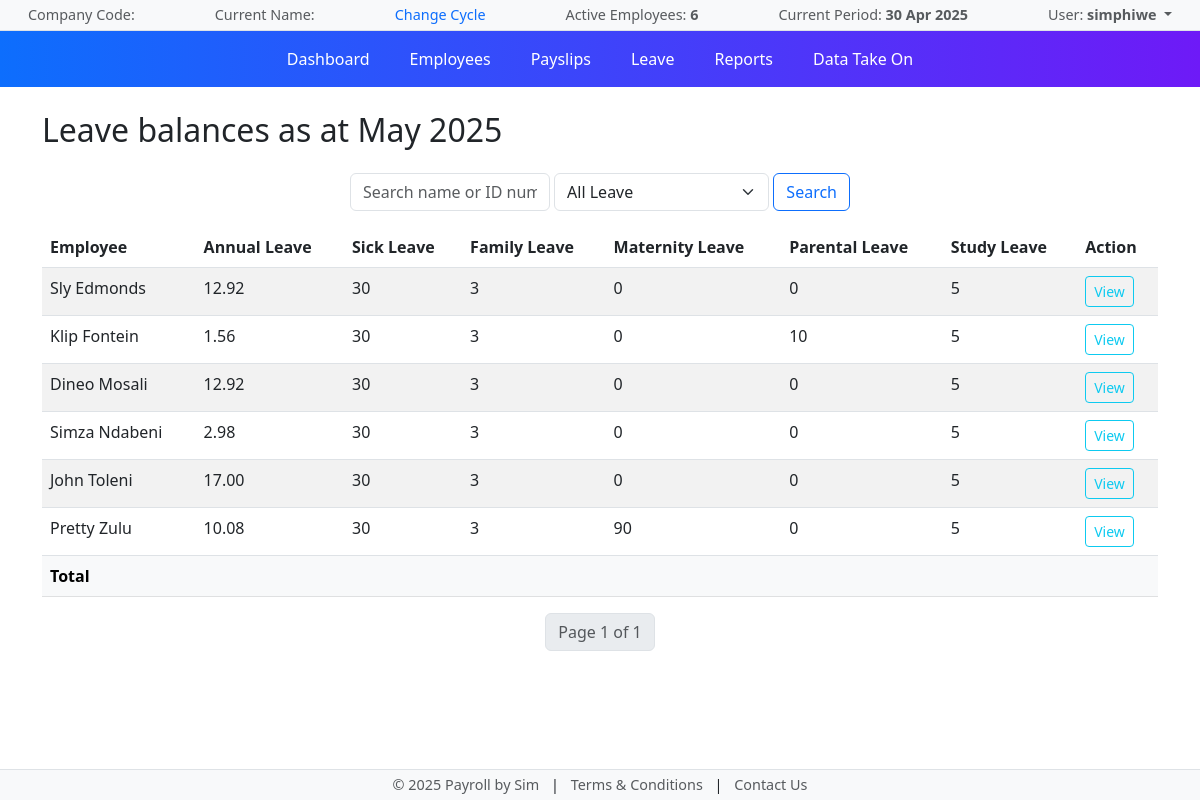
Screenshot of /leave/summary/ (signed in) with the database file from the repository.
### payroll/models.py (models this page shows, shortened)
class CustomUser(AbstractUser):
    company = models.ForeignKey(Company, on_delete=models.CASCADE, related_name="users", null=True, blank=True)

class Employee(models.Model):
    EMPLOYMENT_STATUSES = [
        ('active', 'Active'),
        ('suspended', 'Suspended'),
        ('terminated', 'Terminated'),
        ('on_leave', 'On Leave'),
        ('deceased', 'Deceased'),
        ('retired', 'Retired'),
        ('maternity_leave', 'Maternity Leave'),
        ('probation', 'Probation'),
        ('resigned', 'Resigned'),
    ]
    DEPARTMENT_CHOICES = [
        ('Operations', 'Operations'),
        ('Debtors', 'Debtors'),
        ('Creditors', 'Creditors'),
        ('Finance', 'Finance'),
        ('Marketing', 'Marketing'),
        ('Maintenance', 'Maintenance'),
        ('Admin', 'Admin'),
    ]
    first_name = models.CharField(max_length=100)
    last_name = models.CharField(max_length=100)
    date_joined = models.DateField(default=date(2025, 4, 1))
    id_number = models.CharField(max_length=13)
    tax_number = models.CharField(max_length=20, blank=True, null=True)
    salary = models.DecimalField(max_digits=10, decimal_places=2, blank=True, null=True)
    is_wage_employee = models.BooleanField(default=False)
    hourly_rate = models.DecimalField(max_digits=7, decimal_places=2, blank=True, null=True)
    profile_picture = models.ImageField(upload_to='employee_pictures/', blank=True, null=True)
    company = models.ForeignKey(Company, on_delete=models.CASCADE, related_name="employees", default=1)
    department = models.CharField(max_length=50, choices=DEPARTMENT_CHOICES)
    job_title = models.CharField(max_length=100, blank=True, null=True)
    status = models.CharField(max_length=20, choices=EMPLOYMENT_STATUSES, default='active')
    status_changed_at = models.DateTimeField(null=True, blank=True)
    def __str__(self):
        return f"{self.first_name} {self.last_name}"

### payroll/views.py (the view)
# urls.py: path("leave/summary/", leave_summary, name="leave_summary"),
@login_required
def leave_summary(request):
    query = request.GET.get('q', '')
    status_filter = request.GET.get('status', '')
    employees = Employee.objects.filter(status="active")
    if query:
        employees = employees.filter(
            Q(first_name__icontains=query) |
            Q(last_name__icontains=query) |
            Q(id_number__icontains=query)
        )
    employees = employees.order_by('last_name', 'first_name')
    for employee in employees:
        existing_balances = LeaveBalance.objects.filter(employee=employee)
        existing_leave_types = [balance.leave_type for balance in existing_balances]
        if not existing_balances.exists():
            LeaveBalance.initialize_leave_for_employee(employee)
        else:
            for leave_type in LeaveType:
                if leave_type not in existing_leave_types:
                    leave_allocations = {
                        LeaveType.ANNUAL: Decimal('17.00'),
                        LeaveType.SICK: Decimal('30.00'),
                        LeaveType.FAMILY: Decimal('3.00'),
                        LeaveType.MATERNITY: Decimal('120.00'),
                        LeaveType.PARENTAL: Decimal('10.00'),
                        LeaveType.STUDY: Decimal('5.00'),
                    }
                    LeaveBalance.objects.create(
                        employee=employee,
                        leave_type=leave_type,
                        total_days=leave_allocations.get(leave_type, Decimal('0.00')),
                        used_days=Decimal('0.00'),
                        cycle_start=employee.date_joined,  # Use employee's join date
                    )
    for employee in employees:
        balances = LeaveBalance.objects.filter(employee=employee)
        leave_data = {
            'Annual': Decimal('0.00'),
            'Sick': Decimal('0.00'),
            'Family': Decimal('0.00'),
            'Maternity': Decimal('0.00'),
            'Parental': Decimal('0.00'),
            'Study': Decimal('0.00'),
        }
        for balance in balances:
            leave_key = balance.leave_type
            if leave_key == LeaveType.ANNUAL:
                accrued = balance.calculate_annual_leave_accrued()
                leave_data[leave_key] = max(Decimal('0.00'), accrued - balance.used_days)
            else:
                leave_data[leave_key] = max(Decimal('0.00'), balance.total_days - balance.used_days)
        employee.leave_balances = leave_data
    paginator = Paginator(employees, 10)
    page = request.GET.get('page')
    employees = paginator.get_page(page)
    current_date = timezone.now()
    payroll_run = type('PayrollRun', (), {
        'period_end': current_date
    })()
    context = {
        'employees': employees,
        'query': query,
        'status_filter': status_filter,
        'payroll_run': payroll_run,
        'leave_types': LeaveType.choices,
    }
    return render(request, 'leave/leave_summary.html', context)

### payroll/context_processors.py (called while the page is built)
def current_company(request):
    company_id = request.session.get('company_id')
    company = None
    if company_id:
        try:
            company = Company.objects.get(id=company_id)
        except Company.DoesNotExist:
            pass
    return {'company': company}

def active_employees(request):
    active_count = Employee.objects.filter(status='active').count()
    return {
        'active_employees': active_count
    }

### payroll/templates/leave/leave_summary.html (shortened to what this page needs)
{% extends 'payroll/base.html' %} {% load humanize %}
{% block content %}
<h2 class="mb-4">Leave balances as at {{ payroll_run.period_end|date:"F Y" }}</h2>
<form method="get" class="d-flex align-items-center gap-2 mb-3" >
    <div style="margin: auto; width: 500px; display: flex;">
        <input type="text" name="q" value="{{ query }}" class="form-control" placeholder="Search name or ID number">
        <select name="status" class="form-select">
            <option value="">All Leave</option>
          </select>
        <button type="submit" class="btn btn-outline-primary">Search</button>
    </div>
</form>
<table class="table table-striped">
    <thead>
        <tr>
            <th>Employee</th>
            <th>Annual Leave</th>
            <th>Sick Leave</th>
            <th>Family Leave</th>
            <th>Maternity Leave</th>
            <th>Parental Leave</th>
            <th>Study Leave</th>
            <th>Action</th>
        </tr>
    </thead>
    <tbody>
        {% for employee in employees %}
        <tr>
            <td>{{ employee.first_name }} {{ employee.last_name }}</td>
            <td>{{ employee.leave_balances.Annual|default:"0"|floatformat:2 }}</td>
            <td>{{ employee.leave_balances.Sick|default:"0"|floatformat:0 }}</td>
            <td>{{ employee.leave_balances.Family|default:"0"|floatformat:0 }}</td>
            <td>{{ employee.leave_balances.Maternity|default:"0"|floatformat:0 }}</td>
            <td>{{ employee.leave_balances.Parental|default:"0"|floatformat:0 }}</td>
            <td>{{ employee.leave_balances.Study|default:"0"|floatformat:0 }}</td>
            <td>
                <button class="btn btn-sm btn-outline-info edit-leave-btn"
                    data-bs-toggle="modal"
                    data-bs-target="#editLeaveBalanceModal"
                    data-employee-id="{{ employee.id }}"
                    data-employee-name="{{ employee.first_name }} {{ employee.last_name }}">View</button>
        </tr>
        {% endfor %}
    </tbody>
    <tfoot class="table-light fw-bold">
        <tr>
            <td>Total</td>
            <td>{{ totals.basic_salary_total|floatformat:2|intcomma }}</td>
            <td>{{ totals.normal_hours_total|floatformat:2|intcomma }}</td>
            <td>{{ totals.overtime_hours_total|floatformat:2|intcomma }}</td>
            <td>{{ totals.saturday_hours_total|floatformat:2|intcomma }}</td>
            <td>{{ totals.deductions_total|floatformat:2|intcomma }}</td>
            <td>{{ totals.net_pay|floatformat:2|intcomma }}</td>
            <td></td>
        </tr>
    </tfoot>
</table>
<nav>
    <ul class="pagination justify-content-center">
        <li class="page-item disabled">
            <span class="page-link">Page {{ employees.number }} of {{employees.paginator.num_pages}}</span>
        </li>
    </ul>
</nav>
{% endblock %}

### payroll/templates/payroll/base.html (shortened to what this page needs)
{% load static %}
<!DOCTYPE html>
<html lang="en">
<head>
    <link rel="stylesheet" href="{% static 'payroll/style.css' %}">
    <link href="https://cdn.jsdelivr.net/npm/bootstrap@5.3.0/dist/css/bootstrap.min.css" rel="stylesheet">
</head>
<body>
    <div class="d-flex flex-column min-vh-100">
        <nav class="navbar navbar-expand-lg navbar-light bg-light border-bottom py-1 px-3" style="font-size: 0.9rem;">
            <div class="container-fluid justify-content-between">
                <span class="text-muted">Company Code: <strong>{{ company.code }}</strong></span>
                <span class="text-muted">Current Name: <strong>{{ company.name }}</strong></span>
                <a href="#" class="text-decoration-none">Change Cycle</a>
                <span class="text-muted">Active Employees: <strong>{{ active_employees }}</strong></span>
                <span class="text-muted">Current Period: <strong>30 Apr 2025</strong></span>
                <div class="dropdown">
                    <a class="text-muted dropdown-toggle text-decoration-none" href="#" role="button" id="userDropdown" data-bs-toggle="dropdown" aria-expanded="false">
                    User: <strong>{{ request.user.username }}</strong>
                    </a>
                </div>
            </div>
        </nav>
        <nav class="navbar navbar-expand-lg navbar-dark bg-primary">
            <div class="container justify-content-center">
                <div class="collapse navbar-collapse justify-content-center" id="mainNavbar">
                    <ul class="navbar-nav d-flex flex-row justify-content-center gap-4">
                        <li class="nav-item"><a class="nav-link text-white" href="{% url 'dashboard' %}">Dashboard</a></li>
                        <li class="nav-item"><a class="nav-link text-white" href="{% url 'employee_list' %}">Employees</a></li>
                        <li class="nav-item"><a class="nav-link text-white" href="{% url 'payslips_summary' %}">Payslips</a></li>
                        <li class="nav-item"><a class="nav-link text-white" href="{% url 'leave_summary' %}">Leave</a></li>
                        <li class="nav-item"><a class="nav-link text-white" href="#">Reports</a></li>
                        <li class="nav-item"><a class="nav-link text-white" href="#">Data Take On</a></li>
                    </ul>
                </div>
            </div>
        </nav>
        <main class="container my-4 flex-grow-1">
            {% block content %}
            {% endblock %}
        </main>
        <footer class="bg-light text-center border-top py-1 px-3" style="font-size: 0.9rem;">
            <div class="container">
                <a href="#" class="text-decoration-none text-muted mx-2">© 2025 Payroll by Sim</a> |
                <a href="#" class="text-decoration-none text-muted mx-2">Terms & Conditions</a> |
                <a href="#" class="text-decoration-none text-muted mx-2">Contact Us</a>
            </div>
        </footer>
    </div>
</body>
</html>

### payroll/static/payroll/style.css (style rules this page uses)
html, body { height: 100%; color:black }
body { display: flex; flex-direction: column; }
main { flex: 1 0 auto; }
footer { flex-shrink: 0; }
.navbar.bg-primary { background: linear-gradient(to right, #0d6efd, #6e1af7); }
.navbar .nav-link { color: white; transition: color 0.3s ease; }
footer a { transition: color 0.2s ease; }

### rows the page displays
CustomUser: user.username "simphiwe"
Employee: first_name "Sly", last_name "Edmonds", leave_balances.Annual "12.92", leave_balances.Sick "30", leave_balances.Family "3", leave_balances.Maternity "0", leave_balances.Parental "0", leave_balances.Study "5"
Employee: first_name "Klip", last_name "Fontein", leave_balances.Annual "1.56", leave_balances.Sick "30", leave_balances.Family "3", leave_balances.Maternity "0", leave_balances.Parental "10", leave_balances.Study "5"
Employee: first_name "Dineo", last_name "Mosali", leave_balances.Annual "12.92", leave_balances.Sick "30", leave_balances.Family "3", leave_balances.Maternity "0", leave_balances.Parental "0", leave_balances.Study "5"
Employee: first_name "Simza", last_name "Ndabeni", leave_balances.Annual "2.98", leave_balances.Sick "30", leave_balances.Family "3", leave_balances.Maternity "0", leave_balances.Parental "0", leave_balances.Study "5"
Employee: first_name "John", last_name "Toleni", leave_balances.Annual "17.00", leave_balances.Sick "30", leave_balances.Family "3", leave_balances.Maternity "0", leave_balances.Parental "0", leave_balances.Study "5"
Employee: first_name "Pretty", last_name "Zulu", leave_balances.Annual "10.08", leave_balances.Sick "30", leave_balances.Family "3", leave_balances.Maternity "90", leave_balances.Parental "0", leave_balances.Study "5"

### other values shown
{{ active_employees }} "6"
{{ payroll_run.period_end|date:"F Y" }} "May 2025"
{{ employees.number }} "1"
{{ employees.paginator.num_pages }} "1"
